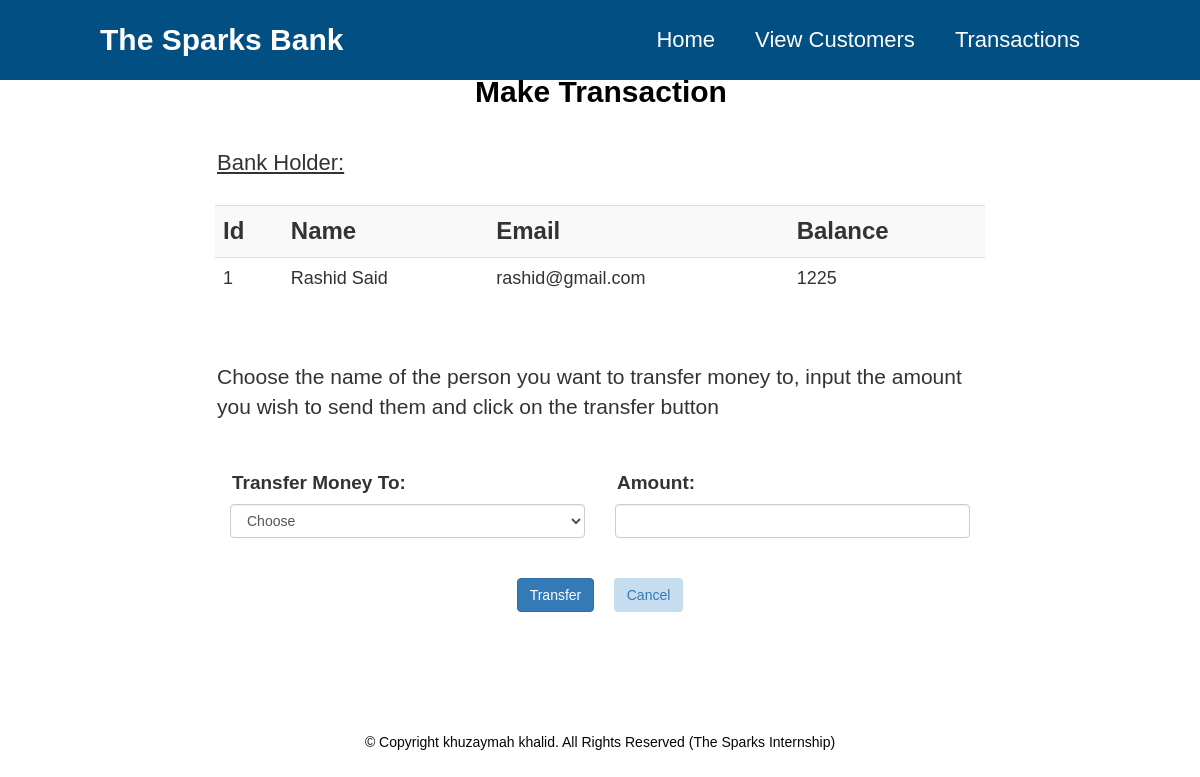
The page /transfer.php?id=1 on the database its author committed.
### tables this page shows
CREATE TABLE `customers` (
  `id` int(10) NOT NULL,
  `name` varchar(15) NOT NULL,
  `email` varchar(20) NOT NULL,
  `amount` int(10) NOT NULL
);

### transfer.php (the view, shortened to what this page needs)
<!DOCTYPE html>
<html lang="en">
<head>
    <link rel="stylesheet" href="https://maxcdn.bootstrapcdn.com/bootstrap/3.4.1/css/bootstrap.min.css">    <link rel = "stylesheet" href = "css/style.css">
    <link href="vendor/font-awesome/css/font-awesome.min.css" rel="stylesheet" type="text/css">
    <link rel = "stylesheet" href = "css/style.CSS">
</head>
<body>
   <header>
     <div class="logo" >The Sparks Bank</div>
      <nav class="topnav">
        <ul id="js-menu">
            <li>
                <a href="index.php#home" class="active">Home</a>
            </li>
            <li>
              <a href="index.php#customers">View Customers</a>
          </li>
            <li>
                <a href="history.php#transactions">Transactions</a>
            </li>
        </ul>
      </nav>
    </header>
<body>
<section id="transactions">
	<div class="container">
        <br><h2 class="tittle">Make Transaction</h2>
        <h3 > Bank Holder:</h3>
            <?php
                include 'config.php';
                $sid=$_GET['id'];
                $sql = "SELECT * FROM  customers where id=$sid";
                $result=mysqli_query($conn,$sql);
                $rows=mysqli_fetch_assoc($result);
            ?>
            <form method="post" name="tcredit" class="tabletext" ><br>
        <div>
            <table class="table table-striped table-hover">
                <tr>
                    <th>Id</th>
                    <th>Name</th>
                    <th>Email</th>
                    <th>Balance</th>
                </tr>
                <tr>
                    <td class="py-2"><?php echo $rows['id'] ?></td>
                    <td class="py-2"><?php echo $rows['name'] ?></td>
                    <td class="py-2"><?php echo $rows['email'] ?></td>
                    <td class="py-2"><?php echo $rows['amount'] ?></td>
                </tr>
            </table>
        </div>
                <br>
          <p> Choose the name of the person you want to transfer money to, input the amount you wish to send them and click on the transfer button</p>
                <br>
          <div class="col-md-6 col-sm-6">
          <h4>Transfer Money To:</h4>
          <select name="receiver" class="form-control" required>
            <option value="" disabled selected>Choose</option>
        </select>
            </div>
            <div class="col-md-6 col-sm-6">
            <h4>Amount:</h4>
            <input type="number" class="form-control" name="amount" required>
            <br><br>
            </div>
            <div class="text-center" >
            <button class="btn btn-primary " name="submit" type="submit" >Transfer</button> &nbsp &nbsp
            <a href="index.php#customers" style="text-decoration:none" > <button class="btn btn-secondary ml-2"  >Cancel</a></button>
            </div>
            </div>
</section>
<section>
       <div class="footer">
            <div class="col-md-12 text-center">
             © Copyright khuzaymah khalid. All Rights Reserved (The Sparks Internship)
            </div>
        </div>
</section>
</body>
</html>

### css/style.css (style rules this page uses)
* { box-sizing: border-box; padding: 0; margin: 0; }
body { font-family: Poppins-Regular, sans-serif; }
h1, h2, h3, h4, h5, h6 { margin: 20 0 20px 0; font-family: 'candal' srif; font-weight:400; padding:0; }
.tittle { font-size: 32px; color:#000; text-transform: uppercase; text-align: center; font-weight: 700; margin-bottom: 8px; }
.container { width: 100%; padding-right: var(--bs-gutter-x, 0.73rem); padding-left: var(--bs-gutter-x, 0.73rem); margin-right: auto; margin-left: auto; align-items:center; padding-top: 12px; }
header { position: fixed; z-index: 1; top: 0; left: 0; padding: 0 100px; background: #014f83; width:100%; box-sizing: border-box; }
header .logo { color: #fff; height: 80px; font-size: 30px; line-height: 80px; float: left; font-weight: bold; }
header nav { float: right; }
header nav ul { margin: 0; padding: 0; display: flex; font-size: 22px; }
header nav ul li { list-style: none; }
header nav ul li a { height: 80px; line-height: 80px; padding: 0 20px; color: #fff; text-decoration: none; display: block; }
#transactions .container { width: 70%; padding-right: 35px; padding-left: 35px; padding-bottom: 120px; margin-right: auto; margin-left: auto; }
#transactions h2 { padding-left: 2px; text-transform:capitalize; padding-top: 3%; font-size: 30px; font-weight: 550; }
#transactions h3 { padding-left: 2px; padding-top: 3%; font-size: 22px; font-weight: 500; text-decoration:underline; }
#transactions h4 { padding-left: 2px; padding-top: 3%; font-size: 19px; font-weight: 570; }
#transactions p { padding-left: 2px; padding-top: 3%; font-size: 21px; font-weight: 500; }
#transactions th { font-size: 24px; }
#transactions tr { font-size: 18px; }
button { border:none; background: #c6ddf0; }
.footer { position: absolute; left: 0; top: 100; width: 100%; height: 3%; color: rgb(5, 5, 5); text-align: center; }

### rows shown on the page
customers: id "1", name "Rashid Said", email "rashid@gmail.com", amount "1225"
